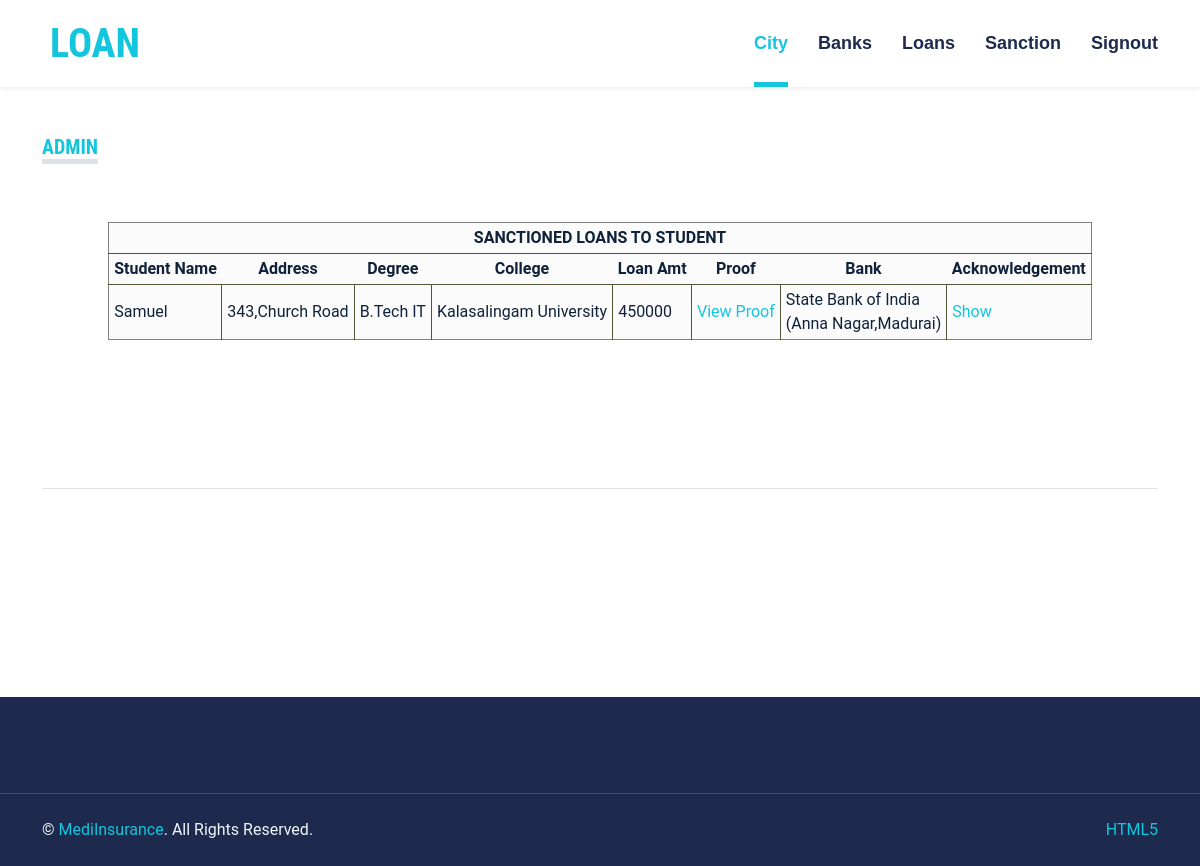
Page /avsanctions.php (signed in) on the committed database.
### tables this page shows
CREATE TABLE IF NOT EXISTS `loanapply` (
  `id` int(11) NOT NULL AUTO_INCREMENT,
  `userid` varchar(200) NOT NULL,
  `loanamt` varchar(20) NOT NULL,
  `proof` varchar(500) NOT NULL,
  `bankid` varchar(20) NOT NULL,
  `lstatus` varchar(20) NOT NULL DEFAULT 'pending',
  PRIMARY KEY (`userid`),
  UNIQUE KEY `id` (`id`)
);

CREATE TABLE IF NOT EXISTS `newuser` (
  `uname` varchar(50) NOT NULL,
  `addr` varchar(200) NOT NULL,
  `cname` varchar(50) NOT NULL,
  `aname` varchar(200) NOT NULL,
  `gender` varchar(10) NOT NULL,
  `dob` date NOT NULL,
  `mobile` varchar(20) NOT NULL,
  `degree` varchar(50) NOT NULL,
  `college` varchar(200) NOT NULL,
  `userid` varchar(200) NOT NULL,
  `pwd` varchar(50) NOT NULL,
  `photo` varchar(500) NOT NULL,
  `aadhar` varchar(500) NOT NULL,
  `cproof` varchar(500) NOT NULL,
  PRIMARY KEY (`userid`)
);

CREATE TABLE IF NOT EXISTS `bank` (
  `id` int(11) NOT NULL AUTO_INCREMENT,
  `bname` varchar(200) NOT NULL,
  `addr` varchar(300) NOT NULL,
  `cname` varchar(200) NOT NULL,
  `aname` varchar(200) NOT NULL,
  `mobile` varchar(20) NOT NULL,
  `userid` varchar(200) NOT NULL,
  `pwd` varchar(50) NOT NULL,
  `accept` varchar(20) NOT NULL DEFAULT 'pending',
  PRIMARY KEY (`bname`,`cname`,`aname`),
  UNIQUE KEY `id` (`id`),
  UNIQUE KEY `userid` (`userid`)
);

### avsanctions.php (the view, shortened to what this page needs)
<?php
include './adminheader.php';
$rs = mysqli_query($link, "select l.id,l.userid,uname,n.addr,degree,college,l.loanamt,l.proof,r.bankid,b.bname,b.cname,b.aname from loanapply l,newuser n,reqtobank r,bank b where r.lid=l.id and l.userid=n.userid and l.lstatus='accept' and b.userid=r.bankid and l.id in (select lid from reqtobank where astatus in ('accept'))") or die(mysqli_error($link));
echo "<div class='scrolldiv'><table class='report_tab' style='float:none;margin:50px auto;min-width:75%;'><thead><tr><th colspan='8'>SANCTIONED LOANS TO STUDENT";
echo "<tr><th>Student Name<th>Address<th>Degree<th>College<th>Loan Amt<th>Proof<th>Bank<th>Acknowledgement</thead><tbody>";
    while($row = mysqli_fetch_row($rs)) {
        echo "<tr>";
        echo "<td>$row[2]<td>$row[3]<td>$row[4]<td>$row[5]<td>$row[6]<td><a href='#' onclick=\"call('$row[7]')\">View Proof</a><td>$row[9] <br>($row[11],$row[10])";
        echo "<td><a href='avsanctions.php?ack=$row[0]'>Show</a>";
    }
echo "</tbody></table></div><hr>";
include './footer.php';
?>

### css/style.css (style rules this page uses)
:root { --primary: #13C5DD; --secondary: #354F8E; --light: #EFF5F9; --dark: #1D2A4D; }
table.report_tab { border-spacing: 0; border: solid thin gray; margin: 10px; background-color: rgba(250,250,250,0.8); border-radius: 0.5em; color: #10223a; float:right; }
table.report_tab th, table.report_tab td { padding: 3px 5px; }
table.report_tab thead tr { border-bottom: solid thin #55553a; }
table.report_tab thead tr:last-child th { border-bottom: solid thin #55553a; }
table.report_tab tbody tr td, table.report_tab tbody tr th { border-right:solid thin #55553a; }
table.report_tab tbody tr td:last-child { border-right: none; }
table.report_tab thead tr th { text-align: center; }
div.scrolldiv { height:300px; overflow-y: scroll; }

### rows in the picture
loanapply: newuser.uname "Samuel", newuser.addr "343,Church Road", newuser.degree "B.Tech IT", newuser.college "Kalasalingam University", loanamt "450000", bank.bname "State Bank of India", bank.aname "Anna Nagar", bank.cname "Madurai"
